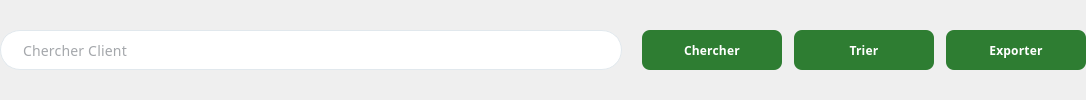
                   <widget class="QWidget" name="searchAndActionsWidget_2" native="true">
                    <property name="maximumSize">
                     <size>
                      <width>16777215</width>
                      <height>16777215</height>
                     </size>
                    </property>
                    <layout class="QHBoxLayout" name="searchAndActionsLayout_2">
                     <property name="spacing">
                      <number>20</number>
                     </property>
                     <property name="leftMargin">
                      <number>0</number>
                     </property>
                     <property name="topMargin">
                      <number>0</number>
                     </property>
                     <property name="rightMargin">
                      <number>0</number>
                     </property>
                     <property name="bottomMargin">
                      <number>0</number>
                     </property>
                     <item>
                      <widget class="QLineEdit" name="searchInput_2">
                       <property name="minimumSize">
                        <size>
                         <width>622</width>
                         <height>40</height>
                        </size>
                       </property>
                       <property name="maximumSize">
                        <size>
                         <width>500</width>
                         <height>40</height>
                        </size>
                       </property>
                       <property name="font">
                        <font>
                         <family>Poppins</family>
                         <pointsize>-1</pointsize>
                         <fontweight>Light</fontweight>
                        </font>
                       </property>
                       <property name="styleSheet">
                        <string notr="true">QLineEdit {
    background-color: #ffffff;
    border: 1px solid #e1e8ed;
    border-radius: 20px;
    padding: 10px 20px;
    font-size: 14px;
    color: #495057;
    font-weight: 300;
    font-family: 'Poppins', 'Segoe UI', Arial, sans-serif;
    letter-spacing: 0.2px;
}

QLineEdit:focus {
    border-color: #1da1f2;
    background-color: #fafbfc;
    outline: none;
}

QLineEdit:hover {
    border-color: #adb5bd;
}</string>
                       </property>
                       <property name="alignment">
                        <set>Qt::AlignmentFlag::AlignLeading|Qt::AlignmentFlag::AlignLeft|Qt::AlignmentFlag::AlignVCenter</set>
                       </property>
                       <property name="placeholderText">
                        <string>Chercher Client</string>
                       </property>
                      </widget>
                     </item>
                     <item>
                      <widget class="QWidget" name="actionButtonsWidget_2" native="true">
                       <layout class="QHBoxLayout" name="actionButtonsLayout_2">
                        <property name="spacing">
                         <number>12</number>
                        </property>
                        <property name="leftMargin">
                         <number>0</number>
                        </property>
                        <property name="topMargin">
                         <number>0</number>
                        </property>
                        <property name="rightMargin">
                         <number>0</number>
                        </property>
                        <property name="bottomMargin">
                         <number>0</number>
                        </property>
                        <item>
                         <widget class="QPushButton" name="searchBtn_2">
                          <property name="minimumSize">
                           <size>
                            <width>140</width>
                            <height>40</height>
                           </size>
                          </property>
                          <property name="maximumSize">
                           <size>
                            <width>80</width>
                            <height>40</height>
                           </size>
                          </property>
                          <property name="font">
                           <font>
                            <family>Poppins</family>
                            <pointsize>9</pointsize>
                            <fontweight>Medium</fontweight>
                           </font>
                          </property>
                          <property name="styleSheet">
                           <string notr="true">QPushButton {
    background-color: #2E7D32;   /* Primary green */
    color: white;
    border: none;
    border-radius: 8px;
    padding: 0px;
    font-weight: 500;
    font-family: 'Poppins', 'Segoe UI', Arial, sans-serif;
    letter-spacing: 0.2px;
}

QPushButton:hover {
    background-color: #27692B;   /* Hover green */
}

QPushButton:pressed {
    background-color: #1B5E20;   /* Pressed green */
}
</string>
                          </property>
                          <property name="text">
                           <string>Chercher</string>
                          </property>
                         </widget>
                        </item>
                        <item>
                         <widget class="QPushButton" name="sortBtn_2">
                          <property name="minimumSize">
                           <size>
                            <width>140</width>
                            <height>40</height>
                           </size>
                          </property>
                          <property name="maximumSize">
                           <size>
                            <width>120</width>
                            <height>40</height>
                           </size>
                          </property>
                          <property name="font">
                           <font>
                            <family>Poppins</family>
                            <pointsize>9</pointsize>
                            <fontweight>Medium</fontweight>
                           </font>
                          </property>
                          <property name="styleSheet">
                           <string notr="true">QPushButton {
    background-color: #2E7D32;   /* Primary green */
    color: white;
    border: none;
    border-radius: 8px;
    padding: 0px;
    font-weight: 500;
    font-family: 'Poppins', 'Segoe UI', Arial, sans-serif;
    letter-spacing: 0.2px;
}

QPushButton:hover {
    background-color: #27692B;   /* Hover green */
}

QPushButton:pressed {
    background-color: #1B5E20;   /* Pressed green */
}
</string>
                          </property>
                          <property name="text">
                           <string>Trier</string>
                          </property>
                         </widget>
                        </item>
                        <item>
                         <widget class="QPushButton" name="exportBtn_2">
                          <property name="minimumSize">
                           <size>
                            <width>140</width>
                            <height>40</height>
                           </size>
                          </property>
                          <property name="maximumSize">
                           <size>
                            <width>120</width>
                            <height>40</height>
                           </size>
                          </property>
                          <property name="font">
                           <font>
                            <family>Poppins</family>
                            <pointsize>9</pointsize>
                            <fontweight>Medium</fontweight>
                           </font>
                          </property>
                          <property name="styleSheet">
                           <string notr="true">QPushButton {
    background-color: #2E7D32;   /* Primary green */
    color: white;
    border: none;
    border-radius: 8px;
    padding: 0px;
    font-weight: 500;
    font-family: 'Poppins', 'Segoe UI', Arial, sans-serif;
    letter-spacing: 0.2px;
}

QPushButton:hover {
    background-color: #27692B;   /* Hover green */
}

QPushButton:pressed {
    background-color: #1B5E20;   /* Pressed green */
}
</string>
                          </property>
                          <property name="text">
                           <string>Exporter</string>
                          </property>
                         </widget>
                        </item>
                       </layout>
                      </widget>
                     </item>
                    </layout>
                   </widget>
